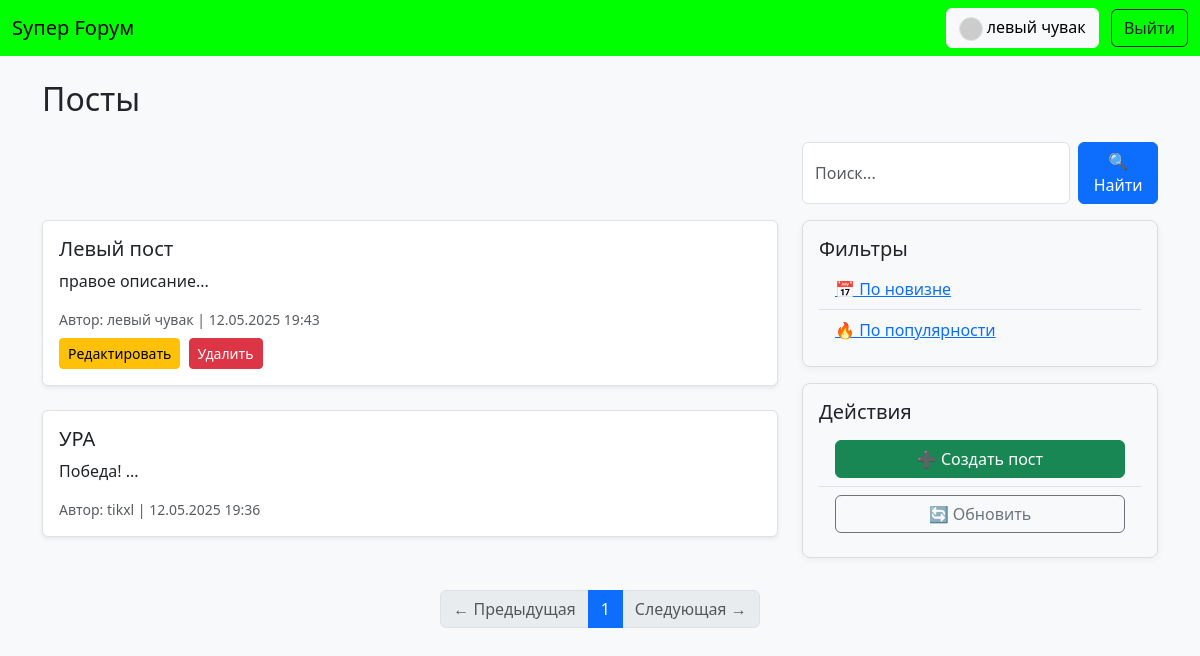
/ (signed in), run on an earlier commit of the app's database.
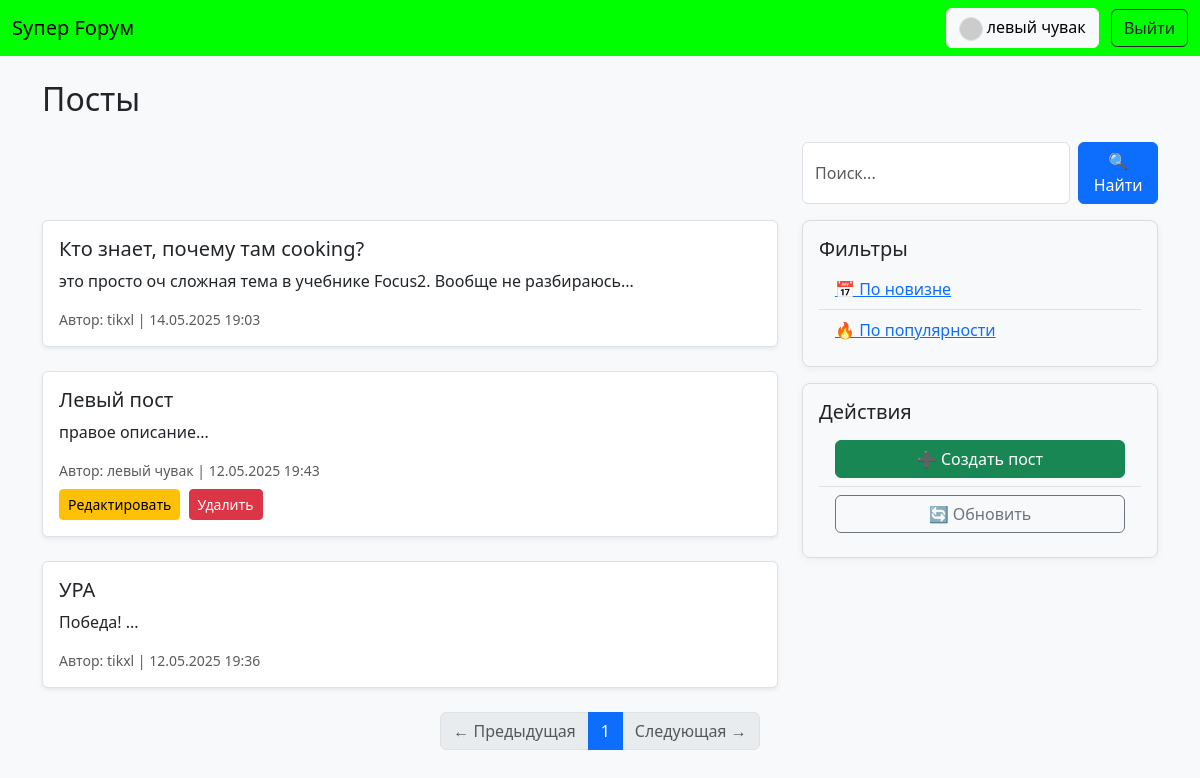
And on a later commit of the database.
### app.py (models this page shows)
class User(UserMixin, db.Model):
    id = db.Column(db.Integer, primary_key=True)
    username = db.Column(db.String(80), unique=True, nullable=False)
    password = db.Column(db.String(120), nullable=False)
    avatar = db.Column(db.String(255))
    description = db.Column(db.Text)
    posts = db.relationship('Post', backref='author', lazy=True)
    comments = db.relationship('Comment', backref='author', lazy=True)

class Post(db.Model):
    id = db.Column(db.Integer, primary_key=True)
    title = db.Column(db.String(200), nullable=False)
    content = db.Column(db.Text, nullable=False)
    date = db.Column(db.DateTime, default=datetime.utcnow)
    user_id = db.Column(db.Integer, db.ForeignKey('user.id'), nullable=False)

### app.py (the view)
@app.route('/')
def index():
    sort_by = request.args.get('sort', 'new')
    search_query = request.args.get('search', '')
    page = request.args.get('page', 1, type=int)
    posts_query = Post.query
    if search_query:
        posts_query = posts_query.filter(Post.title.ilike(f'%{search_query}%'))
    if sort_by == 'popular':
        posts_query = db.session.query(Post).outerjoin(Comment).group_by(Post.id).order_by(db.func.count(Comment.id).desc())
        if search_query:
            posts_query = posts_query.filter(Post.title.ilike(f'%{search_query}%'))
    else:
        posts_query = posts_query.order_by(Post.date.desc())
    pagination = posts_query.paginate(page=page, per_page=5)
    posts = pagination.items
    return render_template('index.html', posts=posts, sort_by=sort_by, pagination=pagination, search_query=search_query)

### app.py (called while the page is built)
@login_manager.user_loader
def load_user(user_id):
    return User.query.get(int(user_id))

### templates/index.html (shortened to what this page needs)
{% extends "base.html" %}
{% block content %}
<h2 class="mb-4">Посты</h2>
<div class="row mb-3">
    <div class="col-md-8"></div>
    <div class="col-md-4">
        <form method="GET" class="d-flex">
            <input type="text" name="search" class="form-control me-2" placeholder="Поиск..." value="{{ request.args.get('search', '') }}">
            <button class="btn btn-primary" type="submit">🔍 Найти</button>
        </form>
    </div>
</div>
<div class="row">
    <div class="col-md-8">
        {% for post in posts %}
        <div class="card mb-4 shadow-sm border rounded p-3 bg-white">
            <h5 class="card-title">
                <a href="{{ url_for('view_post', post_id=post.id) }}">{{ post.title }}</a>
            </h5>
            <p class="card-text">{{ post.content[:200] }}...</p>
            <small class="text-muted">
                Автор: {{ post.author.username }} | {{ post.date.strftime('%d.%m.%Y %H:%M') }}
            </small>
            {% if current_user.is_authenticated and current_user.id == post.author.id %}
                <div class="mt-2">
                    <a href="{{ url_for('edit_post', post_id=post.id) }}" class="btn btn-sm btn-warning me-1">Редактировать</a>
                    <a href="{{ url_for('delete_post', post_id=post.id) }}" class="btn btn-sm btn-danger">Удалить</a>
                </div>
            {% endif %}
        </div>
        {% endfor %}
    </div>
    <div class="col-md-4">
        <div class="card bg-light mb-3">
            <div class="card-body">
                <h5>Фильтры</h5>
                <ul class="list-group list-group-flush">
                    <li class="list-group-item bg-light"><a href="?sort=new">📅 По новизне</a></li>
                    <li class="list-group-item bg-light"><a href="?sort=popular">🔥 По популярности</a></li>
                </ul>
            </div>
        </div>
        <div class="card bg-light">
            <div class="card-body">
                <h5>Действия</h5>
                <ul class="list-group list-group-flush">
                    <li class="list-group-item bg-light">
                        <a href="{{ url_for('create_post') }}" class="btn btn-success w-100">➕ Создать пост</a>
                    </li>
                    <li class="list-group-item bg-light">
                        <a href="#" class="btn btn-outline-secondary w-100">🔄 Обновить</a>
                    </li>
                </ul>
            </div>
        </div>
    </div>
</div>
<nav aria-label="Page navigation">
    <ul class="pagination justify-content-center">
        {% if pagination.has_prev %}
            <li class="page-item">
                <a class="page-link" href="{{ url_for('index', sort=sort_by, page=pagination.prev_num, search=request.args.get('search')) }}">← Предыдущая</a>
            </li>
        {% else %}
            <li class="page-item disabled"><span class="page-link">← Предыдущая</span></li>
        {% endif %}
        {% for p in pagination.iter_pages() %}
            {% if p %}
                <li class="page-item {% if p == pagination.page %}active{% endif %}">
                    <a class="page-link" href="{{ url_for('index', sort=sort_by, page=p, search=request.args.get('search')) }}">{{ p }}</a>
                </li>
            {% else %}
                <li class="page-item disabled"><span class="page-link">…</span></li>
            {% endif %}
        {% endfor %}
        {% if pagination.has_next %}
            <li class="page-item">
                <a class="page-link" href="{{ url_for('index', sort=sort_by, page=pagination.next_num, search=request.args.get('search')) }}">Следующая →</a>
            </li>
        {% else %}
            <li class="page-item disabled"><span class="page-link">Следующая →</span></li>
        {% endif %}
    </ul>
</nav>
{% endblock %}

### templates/base.html (shortened to what this page needs)
<!DOCTYPE html>
<html lang="ru">
<head>
    <link href="https://cdn.jsdelivr.net/npm/bootstrap@5.3.0/dist/css/bootstrap.min.css" rel="stylesheet">
    <link rel="stylesheet" href="{{ url_for('static', filename='style.css') }}">
</head>
<body>
<nav class="navbar navbar-expand-lg navbar-dark">
    <div class="container-fluid">
        <a class="navbar-brand" href="{{ url_for('index') }}">Sупер Fорум</a>
        <div class="ms-auto">
            {% if current_user.is_authenticated %}
                <a href="{{ url_for('profile', user_id=current_user.id) }}" class="btn btn-light me-2">
                    <img src="{{ current_user.avatar }}" alt="avatar" width="24" class="rounded-circle"> {{ current_user.username }}
                </a>
                <a href="{{ url_for('logout') }}" class="btn btn-outline-dark">Выйти</a>
            {% else %}
                <a href="{{ url_for('login') }}" class="btn btn-outline-dark">Войти</a>
                <a href="{{ url_for('register') }}" class="btn btn-dark">Зарегистрироваться</a>
            {% endif %}
        </div>
    </div>
</nav>
<div class="container my-4">
    {% block content %}{% endblock %}
</div>
</body>
</html>

### static/style.css (style rules this page uses)
body { background-color: #f8f9fa; font-family: 'Segoe UI', Tahoma, Geneva, Verdana, sans-serif; }
.navbar { background-color: lime !important; }
.navbar-brand { color: black !important; }
.card { border: 1px solid #ddd; border-radius: 8px; box-shadow: 0 2px 8px rgba(0, 0, 0, 0.05); transition: box-shadow 0.3s ease; margin-bottom: 2rem; }
.card-title a { color: #212529; text-decoration: none; }
.pagination .page-item.active .page-link { background-color: #0d6efd; border-color: #0d6efd; }
.rounded-circle { object-fit: cover; border: 1px solid #ddd; }

What changed in the data, as far as the page shows it:
added Post: title "Кто знает, почему там cooking?", content "это просто оч сложная тема в учебнике Focus2. Вообще не разбираюсь", author.username "tikxl", date "14.05.2025 19:03"
